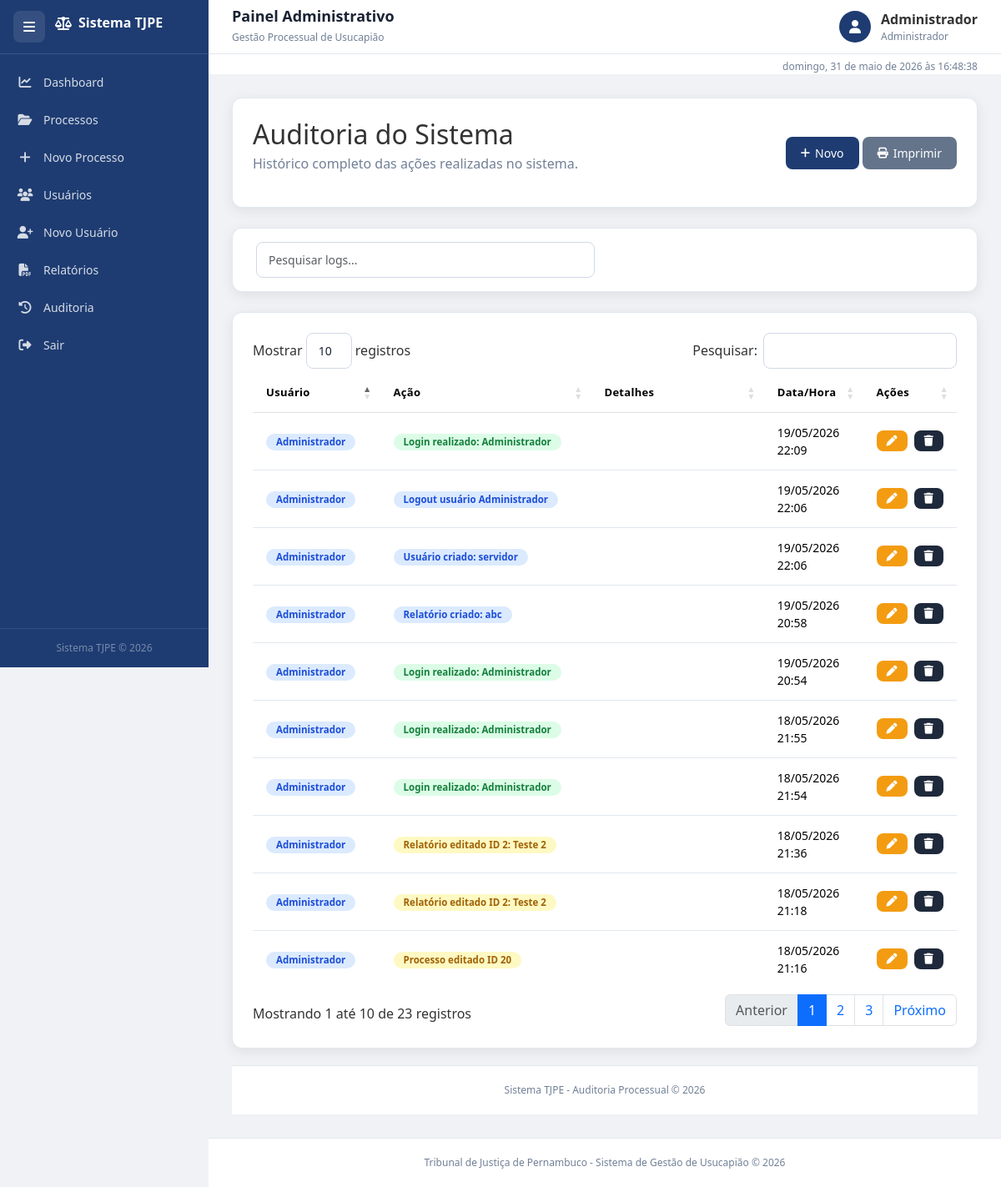
Page /auditoria (signed in) on the earlier database version.
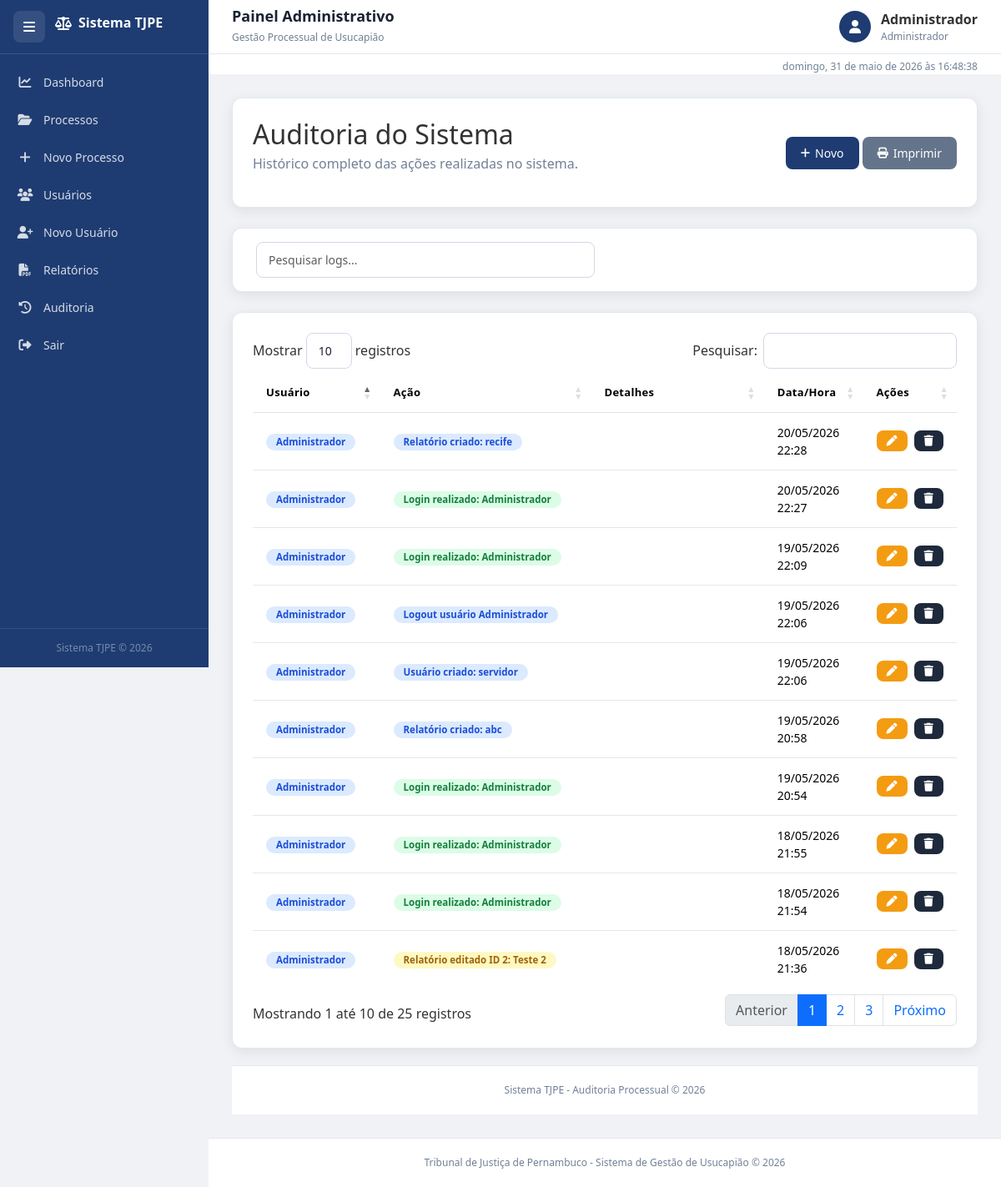
Same page on the later database version.
### tables this page shows
CREATE TABLE auditoria (
        id INTEGER PRIMARY KEY AUTOINCREMENT,
        acao TEXT,
        data TEXT
    , usuario TEXT, detalhes TEXT, data_hora TEXT);

### projeto_tj.py (the view)
@app.route("/auditoria")
@login_required
def auditoria():
    conn = get_db_connection()
    logs = conn.execute(
        """
        SELECT *
        FROM auditoria
        ORDER BY id DESC
        """
    ).fetchall()
    conn.close()
    logs_norm = []
    for l in logs:
        d = dict(l)
        usuario = d.get("usuario") or d.get("user") or "Sistema"
        acao = d.get("acao") or d.get("acao")
        detalhes = d.get("detalhes") or d.get("detalhe") or ""
        data_hora = d.get("data_hora") or d.get("data") or ""
        logs_norm.append({
            "id": d.get("id"),
            "usuario": usuario,
            "acao": acao,
            "detalhes": detalhes,
            "data_hora": data_hora
        })
    return render_template(
        "auditoria.html",
        logs=logs_norm
    )

### projeto_tj.py (called while the page is built, shortened)
def get_db_connection():
    conn = sqlite3.connect(DATABASE)
    conn.row_factory = sqlite3.Row
    return conn

def login_required(f):
    @wraps(f)
    def decorated_function(*args, **kwargs):
        return f(*args, **kwargs)
    return decorated_function

### templates/auditoria.html (shortened to what this page needs)
{% extends 'base.html' %}
{% block content %}
<div class="fade-in">
    <div class="card-box mb-4">
        <div class="d-flex justify-content-between align-items-center flex-wrap">
            <div>
                <h2 class="mb-1">
                    Auditoria do Sistema
                </h2>
                <p class="text-muted">
                    Histórico completo das ações realizadas no sistema.
                </p>
            </div>
            <div>
                <a href="{{ url_for('novo_auditoria') }}" class="btn btn-primary">
                    <i class="fa fa-plus"></i>
                    Novo
                </a>
                <button
                    class="btn btn-secondary"
                    onclick="window.print()"
                    data-tooltip="Imprimir auditoria"
                >
                    <i class="fa fa-print"></i>
                    Imprimir
                </button>
            </div>
        </div>
    </div>
    <div class="card-box mb-4">
        <div class="row">
            <div class="col-md-6">
                <input
                    type="text"
                    id="filtroTabela"
                    class="form-control"
                    placeholder="Pesquisar logs..."
                >
            </div>
        </div>
    </div>
    <div class="card-box">
        <div class="table-responsive">
            <table
                class="table table-hover align-middle"
                id="tabelaAuditoria"
            >
                <thead>
                    <tr>
                        <th width="20%">
                            Usuário
                        </th>
                        <th width="20%">
                            Ação
                        </th>
                        <th width="40%">
                            Detalhes
                        </th>
                        <th width="15%">
                            Data/Hora
                        </th>
                        <th width="5%">
                            Ações
                        </th>
                    </tr>
                </thead>
                <tbody>
                    {% for l in logs %}
                    <tr>
                        <td>
                            <span class="badge badge-info">
                                {{ l['usuario'] }}
                            </span>
                        </td>
                        <td>
                            {% if "Login" in l['acao'] %}
                                <span class="badge badge-success">
                                    {{ l['acao'] }}
                                </span>
                            {% elif "excluído" in l['acao'] %}
                                <span class="badge badge-danger">
                                    {{ l['acao'] }}
                                </span>
                            {% elif "editado" in l['acao'] %}
                                <span class="badge badge-warning">
                                    {{ l['acao'] }}
                                </span>
                            {% else %}
                                <span class="badge badge-info">
                                    {{ l['acao'] }}
                                </span>
                            {% endif %}
                        </td>
                        <td>
                        </td>
                        <td>
                            {{ l['data_hora'] }}
                        </td>
                        <td>
                            <div class="d-flex gap-2">
                            {% if session.get('perfil') == 'Administrador' %}
                                <a href="{{ url_for('editar_auditoria', id=l['id']) }}" class="btn btn-sm btn-warning">
                                    <i class="fa fa-pen"></i>
                            {% endif %}
                                </a>
                            {% if session.get('perfil') == 'Administrador' %}
                                <a href="{{ url_for('excluir_auditoria', id=l['id']) }}" class="btn btn-sm btn-dark" onclick="return confirm('Confirma exclusão?')">
                            {% endif %}
                                    <i class="fa fa-trash"></i>
                                </a>
                            </div>
                        </td>
                    </tr>
                    {% endfor %}
                </tbody>
            </table>
        </div>
    </div>
    <div class="footer">
        Sistema TJPE - Auditoria Processual © 2026
    </div>
</div>
{% endblock %}

### templates/base.html (shortened to what this page needs)
<!DOCTYPE html>
<html lang="pt-br">
<head>
    <link
        href="https://cdn.jsdelivr.net/npm/bootstrap@5.3.3/dist/css/bootstrap.min.css"
        rel="stylesheet"
    >
    <link
        href="https://cdnjs.cloudflare.com/ajax/libs/font-awesome/6.5.1/css/all.min.css"
        rel="stylesheet"
    >
    <link
        rel="stylesheet"
        href="https://cdn.datatables.net/1.13.8/css/dataTables.bootstrap5.min.css"
    >
    <link
        rel="stylesheet"
        href="{{ url_for('static', filename='css/style.css') }}"
    >
</head>
<body>
<div class="layout">
    <aside
        class="sidebar"
        id="sidebar"
    >
        <div class="sidebar-header">
            <button
                class="menu-btn"
                id="menu-btn"
                data-tooltip="Expandir menu"
            >
                <i class="fa fa-bars"></i>
            </button>
            <h2 class="logo">
                <i class="fa fa-scale-balanced"></i>
                <span>
                    Sistema TJPE
                </span>
            </h2>
        </div>
        <ul class="menu-links">
            <li>
                <a href="{{ url_for('dashboard') }}">
                    <i class="fa fa-chart-line"></i>
                    <span>
                        Dashboard
                    </span>
                </a>
            </li>
            <li>
                <a href="{{ url_for('processos') }}">
                    <i class="fa fa-folder-open"></i>
                    <span>
                        Processos
                    </span>
                </a>
            </li>
            <li>
                <a href="{{ url_for('novo_processo') }}">
                    <i class="fa fa-plus"></i>
                    <span>
                        Novo Processo
                    </span>
                </a>
            </li>
            <li>
                <a href="{{ url_for('usuarios') }}">
                    <i class="fa fa-users"></i>
                    <span>
                        Usuários
                    </span>
                </a>
            </li>
            <li>
                <a href="{{ url_for('novo_usuario') }}">
                    <i class="fa fa-user-plus"></i>
                    <span>
                        Novo Usuário
                    </span>
                </a>
            </li>
            <li>
                <a href="{{ url_for('relatorios') }}">
                    <i class="fa fa-file-pdf"></i>
                    <span>
                        Relatórios
                    </span>
                </a>
            </li>
            <li>
                <a href="{{ url_for('auditoria') }}">
                    <i class="fa fa-clock-rotate-left"></i>
                    <span>
                        Auditoria
                    </span>
                </a>
            </li>
            <li>
                <a href="{{ url_for('logout') }}">
                    <i class="fa fa-right-from-bracket"></i>
                    <span>
                        Sair
                    </span>
                </a>
            </li>
        </ul>
        <div class="sidebar-footer">
            <small>
                Sistema TJPE © 2026
            </small>
        </div>
    </aside>
    <main
        class="main-content"
        id="main-content"
    >
        <div class="topbar">
            <div>
                <h3 class="page-title">
                    {% block page_title %}
                        Painel Administrativo
                    {% endblock %}
                </h3>
                <small class="text-muted">
                    Gestão Processual de Usucapião
                </small>
            </div>
            <div class="topbar-user">
                <div class="user-avatar">
                    <i class="fa fa-user"></i>
                </div>
                <div>
                    <strong>
                        {{ session.get('usuario_nome', 'Usuário') }}
                    </strong>
                    <small class="d-block text-muted">
                        {{ session.get('perfil', 'Perfil') }}
                    </small>
                </div>
            </div>
        </div>
        <div id="relogio"></div>
        <div class="content-area">
            {% block content %}
            {% endblock %}
        </div>
        <div class="footer">
            Tribunal de Justiça de Pernambuco -
            Sistema de Gestão de Usucapião © 2026
        </div>
    </main>
</div>
</body>
</html>

Differences in the rows shown:
no longer on this page (row unchanged): auditoria: usuario "Administrador", acao "Relatório editado ID 2: Teste 2", data_hora "18/05/2026 21:18"
no longer on this page (row unchanged): auditoria: usuario "Administrador", acao "Processo editado ID 20", data_hora "18/05/2026 21:16"
added auditoria: usuario "Administrador", acao "Relatório criado: recife", data_hora "20/05/2026 22:28"
added auditoria: usuario "Administrador", acao "Login realizado: Administrador", data_hora "20/05/2026 22:27"
Other differences:
text written by a page script: "Mostrar registros Pesquisar: Mostrando 1 até 10 de 23 registros Anterior 1 2 3 Próximo" → "Mostrar registros Pesquisar: Mostrando 1 até 10 de 25 registros Anterior 1 2 3 Próximo"
